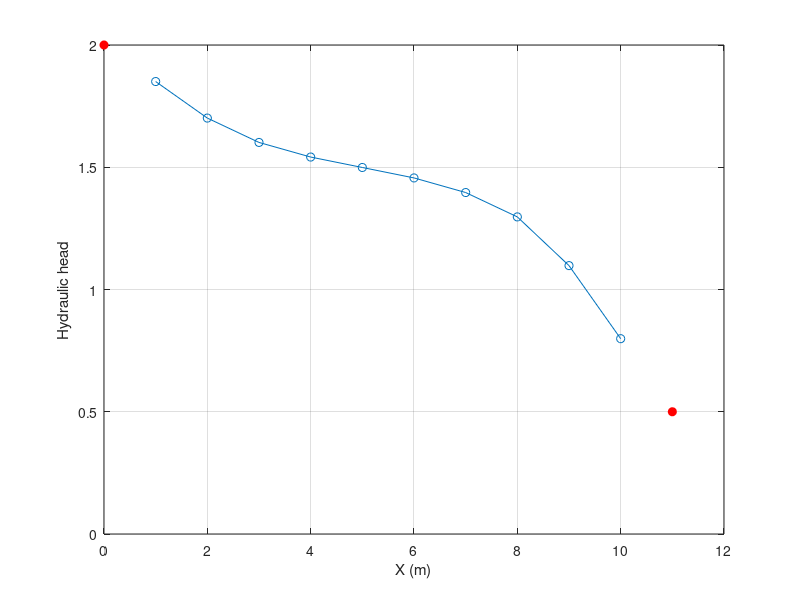

The MATLAB source for this figure:
%=========================================================================
% script to compute the hydraulic head profile from a conductivity
% profile
%
% 1D problem which solves M*h=b
% plot result
%
% A/(dx^2)*{ (k_(i-1)+k_i)*h_(i-1)/2 -
%           [(k_(i-1)+k_i)+(k_i+k_(i+1))]*h_i/2 +
%            (k_i+k_(i+1))*h_(i+1)/2 }= 0
%
% INPUT:
%   - K_m, [nx1]%f: conductivity vector
%   - Hbc, [2x1]%f: Dirichlet boundary condition of hydraulic head
%       pressure, left (index 1) and right (index 2)
%   - area, %f: area of the cell, constant value
%   - dx, %f: cell length, constant
%
% OUTPUT:
%   - NONE
%
% ASSUMPTIONS:
%   - conductivity profile can be heterogeneous
%   - area kept constant
%   - 1D cell length kept constant
%=========================================================================
% function findif1D(K_m, Hbc, area, dx)

%% define initial parameters
%============================
area = 1;
dx = 1;
Hbc(1) = 2;
Hbc(2) = 0.5;

% 7 cells
% K_m = 1e-3*ones(7,1);                             % homogen
% K_m = [1e-4; 1e-4; 1e-4; 2e-3; 2e-3; 2e-3; 2e-3]; % heterogen

% 15 cells
% K_m = [0.01; 0.01; 0.01; 0.0005; 0.0005; 0.0005; 0.0005; 0.0005; 0.0005; 0.0005; 0.0005; 0.01; 0.01; 0.01; 0.01];
K_m = [0.01; 0.01; 0.02; 0.03; 0.04; 0.03; 0.02; 0.01; 0.005; 0.005];

% check that conductivity vector is a column vector
if size(K_m,2)~=1
    K_m = K_m';
end

% from now on all vectors will be vertical vectors (this is important to
% know for the multiplication between vectors and matrices...)

% calculate number of cells in the profile, which depends on the length of
% the conductivity vector
ncell = length(K_m);

% check that conductivitty vector has at least 3 elements otherwise exit!
if ncell<3
    fprintf(1,'ERROR: the conductivity vector must have at least 3 elements\n');
    return
end

%% define matrix M
%==================

% 1. creates the left- and right-vectors of conductivity of the finite
% difference equation
% vector-based calculation

% K_right below corresponds to a shift to the left of K_m. With this trick
% we can "align" cells i and i+1 of K_m for later summation
K_r = [K_m(2:ncell);0];

% then, the conductivity sum of the right hand side equals
Ks_r = (K_m + K_r)/2;
% correctly set last element: it is just the last value of the original K_m
Ks_r = [Ks_r(1:ncell-1); K_m(ncell)];

% left vector of conductivity sum is just the same as the right vector but with
% one cell delay. Indeed cell(i) of left vector = cell(i-1) of right vector
Ks_l = [K_m(1); Ks_r(1:ncell-1)]; % first element is simply the K_m initial value

% 2. build matrix
% initialise matrix with zeros
MAT = zeros(ncell);
% diagonal elements
MAT(1:ncell+1:end) = (Ks_l + Ks_r);
% lower off-diagonal
MAT(2:ncell+1:end) = -Ks_l(2:ncell);
% upper off-diagnonal
MAT(ncell+1:ncell+1:end) = -Ks_r(1:ncell-1);

% 3. don't forget to multiply by the area and divide by dx*dx
MAT = area*MAT/dx^2;

% 4. invert matrix
MATINV = inv(MAT);

%% build boundary condition vector
%==================================
% use hydraulic head boundary conditions

% 1. initialize to zero
Bound = zeros(ncell,1);

% 2. apply left and right boundaries
% do not forget area and dx...
Bound(1) = area*Ks_l(1)/dx^2 * Hbc(1);
Bound(ncell) = area*Ks_l(ncell)/dx^2 * Hbc(2);

%% calculate solution and show results
%======================================

% this is a matrix and vector multiplication
% Hsol = MATINV*Bound;
Hsol = MAT\Bound;

% plot results
figure;

% assume that left boundary is at 0 and first cell is between x=0.5 and 1.5
% hence, centre of 1st cell is at 1
% last boundary condition will be positioned at x = ncell*dx + dx
plot(dx*(1:ncell), Hsol, 'o-');
hold on;
% add left boundary to graph
plot(0, Hbc(1), 'o', 'markeredgecolor', 'r', 'markerfacecolor', 'r');
% add right boundary to graph
plot(dx*(ncell+1), Hbc(2), 'o', 'markeredgecolor', 'r', 'markerfacecolor', 'r');
grid on;
xlabel('X (m)');
ylabel('Hydraulic head');
hold off;

